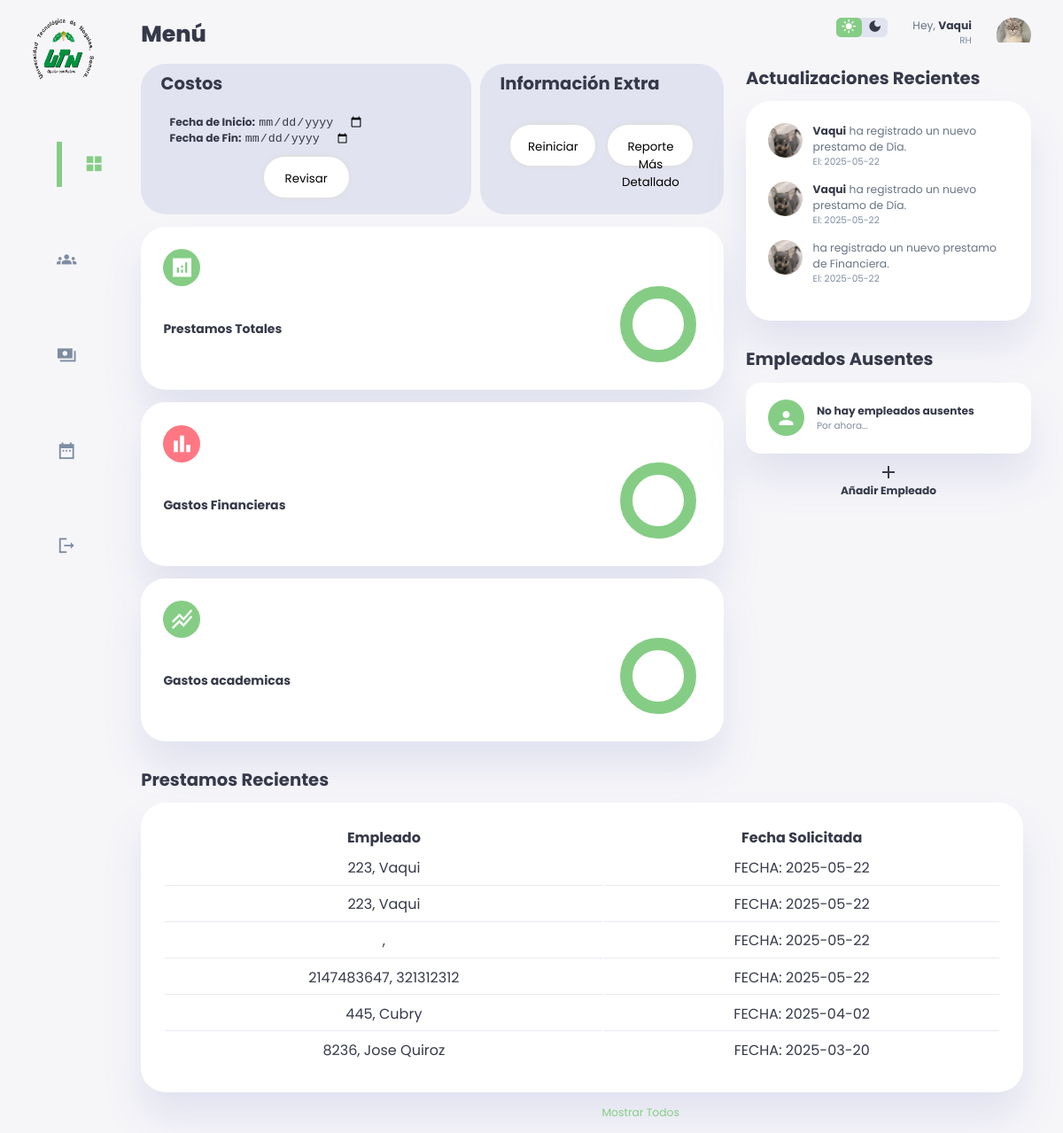
Page /indexRESPALDO.php (signed in) on the committed database.
### tables this page shows
CREATE TABLE `prestacion` (
  `Id_Prestacion` int(11) NOT NULL,
  `Fecha_Solicitada` date NOT NULL DEFAULT current_timestamp(),
  `Fecha_Otorgada` date DEFAULT NULL,
  `Tipo` varchar(40) NOT NULL,
  `Estado` varchar(15) DEFAULT NULL
);

CREATE TABLE `empleado_prestacion` (
  `Numero_Empleado` int(11) NOT NULL,
  `Id_Prestacion` int(11) NOT NULL,
  `Tipo` varchar(40) NOT NULL,
  `Fecha_Solicitada` date NOT NULL DEFAULT current_timestamp(),
  `Fecha_Otorgada` date DEFAULT NULL
);

CREATE TABLE `empleado` (
  `Numero_Empleado` int(20) NOT NULL,
  `Nombre_Empleado` varchar(30) NOT NULL,
  `Contraseña_Empleado` varchar(20) DEFAULT '',
  `Area` varchar(30) NOT NULL,
  `Edad` int(3) NOT NULL,
  `Genero` varchar(12) NOT NULL,
  `Titulo` varchar(50) NOT NULL,
  `Fecha_Ingreso` date NOT NULL DEFAULT current_timestamp(),
  `Direccion` varchar(200) NOT NULL,
  `Telefono` varchar(12) NOT NULL,
  `Discapacidad` varchar(50) NOT NULL DEFAULT 'N/A',
  `Estado` varchar(30) NOT NULL DEFAULT 'Activo',
  `Dias_Extras` int(2) NOT NULL DEFAULT 0,
  `Dias` int(2) NOT NULL DEFAULT 24
);

### indexRESPALDO.php (the view, shortened to what this page needs)
<?php
require_once("ESTADOempleados.php");
?>
<!DOCTYPE html>
<html lang="en">
<head>
    <link rel="stylesheet" href="./nuevostyle.css">
</head>
<body>
    <div class="container">
        <aside>
            <div class="top">
                <div class="logo">
                        <img src="./images/logo.png.png">
                </div>
            </div>
            <div class="sidebar">
                <a href="index.php" class="active">
                    <span class="material-icons-sharp">grid_view</span>
                </a>
                <a href="empleados.php">
                    <span class="material-icons-sharp">groups</span>
                </a>
                <a href="solicitudesprestaciones.php">
                    <span class="material-icons-sharp">payments</span>
                </a>
                <a href="empleadosDescansos.php">
                    <span class="material-icons-sharp">date_range</span>
                </a>
                <a href="#" onclick="event.preventDefault(); document.getElementById('logout-form').submit();">
                    <span class="material-icons-sharp">logout</span>
                </a>
            </div>
        </aside>
        <main>
            <h1>Menú</h1>
<div class="date-container">
  <div class="date">
    <form method="POST" action="">
      <h2>Costos</h2>
      <div class="datos">
        <div class="fecha-group">
          <label for="FechaInicio"><h3>Fecha de Inicio:</h3></label>
          <input type="date" id="FechaInicio" name="FechaInicio">
        </div>
        <div class="fecha-group">
          <label for="FechaFin"><h3>Fecha de Fin:</h3></label>
          <input type="date" id="FechaFin" name="FechaFin">
        </div>
        <button type="submit">Revisar</button>
      </div>
    </form>
  </div>
  <div class="date2">
  <form method="POST" action="">
    <h2>Información Extra</h2>
    <div class="datos">
      <div class="button-container">
        <button type="submit">Reiniciar</button>
        <button type="button" onclick="window.location.href='costosDetallado.php'">Reporte Más Detallado</button>
      </div>
    </div>
  </form>
</div>
</div>
            <div class="insights">
                <div class="prestaciones">
                    <span class="material-icons-sharp">analytics</span>
                    <div class="middle">
                        <div class="left">
                            <h3>Prestamos Totales</h3>
                        </div>
                        <div class="progress">
                            <svg>
                                <circle id="circuloTotal" cx='38' cy='38' r='36'></circle>
                            </svg>
                            <div class="number">
                            </div>
                        </div>
                    </div>
                </div>
                <div class="gastos">
                    <span class="material-icons-sharp">bar_chart</span>
                    <div class="middle">
                        <div class="left">
                            <h3>Gastos Financieras</h3>
                        </div>
                        <div class="progress">
                            <svg>
                                <circle id="circuloFinancieras" cx='38' cy='38' r='36'></circle>
                            </svg>
                            <div class="number">
                            </div>
                        </div>
                    </div>
                </div>
                <div class="ingresos">
                    <span class="material-icons-sharp">stacked_line_chart</span>
                    <div class="middle">
                        <div class="left">
                            <h3>Gastos academicas</h3>
                        </div>
                        <div class="progress">
                            <svg>
                                <circle id="circuloAcademicas" cx='38' cy='38' r='36'></circle>
                            </svg>
                            <div class="number">
                            </div>
                        </div>
                    </div>
                </div>
            </div>
            <div class="prestamos-recientes">
                <h2>Prestamos Recientes</h2>
                <table>
                    <thead>
                        <tr>
                    <th>Empleado</th>
                    <th>Fecha Solicitada</th>
                    </thead>
                    <tbody>
            <?php
                    $querySPR = $conn->prepare("SELECT * FROM prestacion ORDER BY Fecha_Solicitada DESC LIMIT 6");
                    $querySPR->execute();
                    $resultSPR = $querySPR->get_result();
                    while($rowSPR = $resultSPR->fetch_assoc())
                    {
                      $queryCNE = $conn->prepare("SELECT Numero_Empleado FROM empleado_prestacion WHERE Id_Prestacion = ?");
                      $queryCNE->bind_param("i", $rowSPR['Id_Prestacion']);
                      $queryCNE->execute();
                      $resultCNE = $queryCNE->get_result();
                      $rowCNE = $resultCNE->fetch_assoc();
                      $queryCNME = $conn->prepare("SELECT Nombre_Empleado FROM empleado WHERE Numero_Empleado = ?");
                      $queryCNME->bind_param("i", $rowCNE['Numero_Empleado']);
                      $queryCNME->execute();
                      $resultCNME = $queryCNME->get_result();
                      $rowCNME = $resultCNME->fetch_assoc();
                      $NombreEmpleado = $rowCNME['Nombre_Empleado'];
                      echo "<div class='benefits-container'>";
                      echo "<td>".$rowCNE['Numero_Empleado'].", ".htmlspecialchars($NombreEmpleado)."</td>";
                      echo "<td>FECHA: ".$rowSPR['Fecha_Solicitada']."</td>";
                    }
            ?>
                    </tbody>
                </table>
                <a href="solicitudesprestaciones.php">Mostrar Todos</a>
            </div>
        </main>
        <div class="right">
           <div class="top">
                <div class="theme-toggler">
                    <span class="material-icons-sharp active">light_mode</span>
                    <span class="material-icons-sharp">dark_mode</span>
                </div>
                <div class="profile">
                    <div class="info">
                    <?php
                    echo '<p>Hey, <b>'.htmlspecialchars($_SESSION['Nombre_Empleado']).'</b></p>
                        <small class="text-muted">'.htmlspecialchars($_SESSION['Area']).'</small>';
                    ?>
                    </div>
                    <div class="profile-photo">
                        <img src="./images/profile-1.jpg.jpeg">
                    </div>
                </div>
            </div>
            <div class="actualizaciones-recientes">
                <h2>Actualizaciones Recientes</h2>
                <div class="actualizaciones">
                    <?php
                    $querySPR = $conn->prepare("SELECT * FROM prestacion ORDER BY Fecha_Solicitada DESC LIMIT 3");
                    $querySPR->execute();
                    $resultSPR = $querySPR->get_result();
                    while($rowSPR = $resultSPR->fetch_assoc())
                    {
                      $queryCNE = $conn->prepare("SELECT Numero_Empleado FROM empleado_prestacion WHERE Id_Prestacion = ?");
                      $queryCNE->bind_param("i", $rowSPR['Id_Prestacion']);
                      $queryCNE->execute();
                      $resultCNE = $queryCNE->get_result();
                      $rowCNE = $resultCNE->fetch_assoc();
                      $queryCNME = $conn->prepare("SELECT Nombre_Empleado FROM empleado WHERE Numero_Empleado = ?");
                      $queryCNME->bind_param("i", $rowCNE['Numero_Empleado']);
                      $queryCNME->execute();
                      $resultCNME = $queryCNME->get_result();
                      $rowCNME = $resultCNME->fetch_assoc();
                      $NombreEmpleado = $rowCNME['Nombre_Empleado'];
                      echo'<div class="actualizacion">
                        <div class="profile-photo">
                            <img src="./images/profile-2.jpg.jpeg">
                        </div>';
                      echo'  <div class="message">
                            <p><b>'.htmlspecialchars($NombreEmpleado).'</b> ha registrado un nuevo prestamo de
                            '.htmlspecialchars($rowSPR['Tipo']).'.</p>
                            <small class="text-muted">El: '.htmlspecialchars($rowSPR['Fecha_Solicitada']).'</small>
                        </div> </div>';
                    }
                    ?>
                </div>
            </div>
            <div class="empleados-ausentes">
                <h2>Empleados Ausentes</h2>
                    <?php
                    $queryGED = $conn->prepare("
                        SELECT e.Nombre_Empleado, ep.Tipo, pd.Fecha_Solicitada, pp.Fecha_Inicio, pp.Fecha_Final, pp.Tipo AS Motivo
                        FROM empleado e
                        LEFT JOIN empleado_prestacion ep ON e.Numero_Empleado = ep.Numero_Empleado
                        LEFT JOIN prestacion_dias pd ON ep.Id_Prestacion = pd.Id_Prestacion AND ep.Tipo = 'Día'
                        LEFT JOIN prestacion_plazos pp ON ep.Id_Prestacion = pp.Id_Prestacion AND ep.Tipo = 'Plazo'
                        WHERE e.Estado = 'En descanso'
                    ");
                    $queryGED->execute();
                    $resultGED = $queryGED->get_result();
                    if ($resultGED->num_rows > 0) {
                        while ($rowGED = $resultGED->fetch_assoc()) {
                            if ($rowGED['Tipo'] === 'Día' && strtotime($rowGED['Fecha_Solicitada']) >= strtotime(date('Y-m-d'))) {
                                echo '
                                                 <div class="empleado-ausente">
                    <div class="icon">
                        <span class="material-icons-sharp">person</span>
                    </div>
                                    <div class="right">
                                        <div class="info">
                                            <h3>' . htmlspecialchars($rowGED['Nombre_Empleado']) . '</h3>
                                            <small class="text-muted">Motivo: <b>' . htmlspecialchars($rowGED['Motivo']) . '</b></small>
                                        </div>
                                        <small class="danger">Válido el: <b>' . htmlspecialchars($rowGED['Fecha_Solicitada']) . '</b></small>
                                    </div>
                                    </div>
                                ';
                            } elseif ($rowGED['Tipo'] === 'Plazo' && strtotime($rowGED['Fecha_Final']) >= strtotime(date('Y-m-d'))) {
                                echo '
                                                <div class="empleado-ausente">
                    <div class="icon">
                        <span class="material-icons-sharp">person</span>
                    </div>
                                    <div class="right">
                                        <div class="info">
                                            <h3>' . htmlspecialchars($rowGED['Nombre_Empleado']) . '</h3>
                                            <small class="text-muted">Motivo: <b>' . htmlspecialchars($rowGED['Motivo']) . '</b></small>
                                        </div>
                                        <small class="danger">Válido desde: <b>' . htmlspecialchars($rowGED['Fecha_Inicio']) . '</b> hasta: <b>' . htmlspecialchars($rowGED['Fecha_Final']) . '</b></small>
                                    </div>
                                    </div>
                                ';
                            }
                        }
                    } else {
                        echo '
                                        <div class="empleado-ausente">
                    <div class="icon">
                        <span class="material-icons-sharp">person</span>
                    </div>
                        <div class="right">
                            <div class="info">
                                <h3>No hay empleados ausentes</h3>
                                <small class="text-muted">Por ahora...</small>
                            </div>
                        </div>
                        </div>';
                    }
                    ?>
                </div>
                <div class="añadir-empleado">
                    <div onclick="window.location.href='adminPage.php';" style="cursor: pointer;">
                        <center>
                        <span class="material-icons-sharp">add</span>
                        <h3>Añadir Empleado</h3>
                        </center>
                     </div>
                </div>
            </div>
        </div>
</body>
</html>

### rows in the picture
prestacion: empleado_prestacion.Numero_Empleado "223", empleado.Nombre_Empleado "Vaqui", Fecha_Solicitada "2025-05-22", Tipo "Día"
prestacion: empleado_prestacion.Numero_Empleado "223", empleado.Nombre_Empleado "Vaqui", Fecha_Solicitada "2025-05-22", Tipo "Día"
prestacion: Fecha_Solicitada "2025-05-22", Tipo "Financiera"
prestacion: empleado_prestacion.Numero_Empleado "2147483647", empleado.Nombre_Empleado "321312312", Fecha_Solicitada "2025-05-22"
prestacion: empleado_prestacion.Numero_Empleado "445", empleado.Nombre_Empleado "Cubry", Fecha_Solicitada "2025-04-02"
prestacion: empleado_prestacion.Numero_Empleado "8236", empleado.Nombre_Empleado "Jose Quiroz", Fecha_Solicitada "2025-03-20"

### other values in the picture
$_SESSION['Nombre_Empleado'] "Vaqui"
$_SESSION['Area'] "RH"
